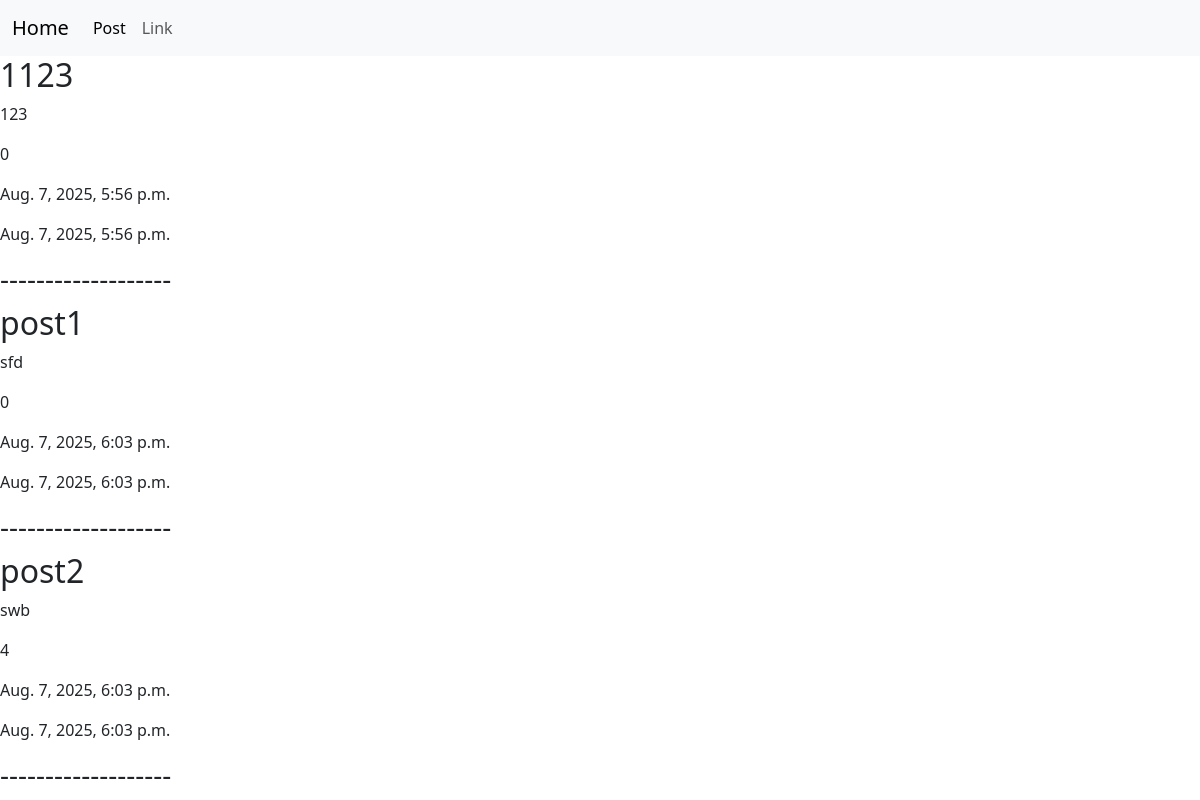
The page /posts on the database its author committed.
### posts/models.py (models this page shows, shortened)
class Post(models.Model):
    title = models.CharField(max_length=100)
    content = models.CharField(max_length=300, null=True)
    rate = models.IntegerField(default=0)
    created = models.DateTimeField(auto_now_add=True, null=True)
    updated = models.DateTimeField(auto_now=True, null=True)

### posts/views.py (the view)
# urls.py: path('posts', post_list_view),
def post_list_view(request):
    posts = Post.objects.all()
    return render(request,"post_list.html", context={"posts": posts})

### templates/post_list.html
{% extends 'home.html' %}
{%block content %}
{% for post in posts %}
<h2>{{post.title}}</h2>
<p>{{post.content}}</p>
<p>{{post.rate}}</p>
<p>{{post.created}}</p>
<p>{{post.updated}}</p>
<h3>-------------------</h3>
{% endfor %}
{%endblock%}

### templates/home.html (shortened to what this page needs)
<header>
    <link rel="stylesheet" href="https://cdn.jsdelivr.net/npm/bootstrap@5.3.3/dist/css/bootstrap.min.css">
    <nav class="navbar navbar-expand-lg bg-body-tertiary">
  <div class="container-fluid">
    <a class="navbar-brand" href="/">Home</a>
    <div class="collapse navbar-collapse" id="navbarSupportedContent">
      <ul class="navbar-nav me-auto mb-2 mb-lg-0">
        <li class="nav-item">
          <a class="nav-link active" aria-current="page" href="/posts">Post</a>
        </li>
        <li class="nav-item">
          <a class="nav-link" href="#">Link</a>
      </ul>
    </div>
  </div>
</nav>
</header>
<body>
    {% block content %}
    {% endblock %}
</body>

### rows shown on the page
Post: title "1123", content "123", rate "0", created "Aug. 7, 2025, 5:56 p.m.", updated "Aug. 7, 2025, 5:56 p.m."
Post: title "post1", content "sfd", rate "0", created "Aug. 7, 2025, 6:03 p.m.", updated "Aug. 7, 2025, 6:03 p.m."
Post: title "post2", content "swb", rate "4", created "Aug. 7, 2025, 6:03 p.m.", updated "Aug. 7, 2025, 6:03 p.m."
